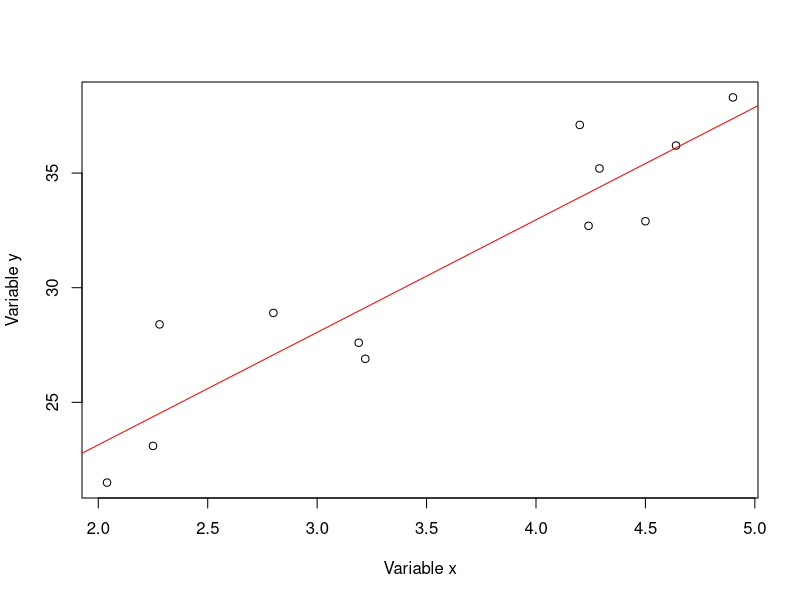
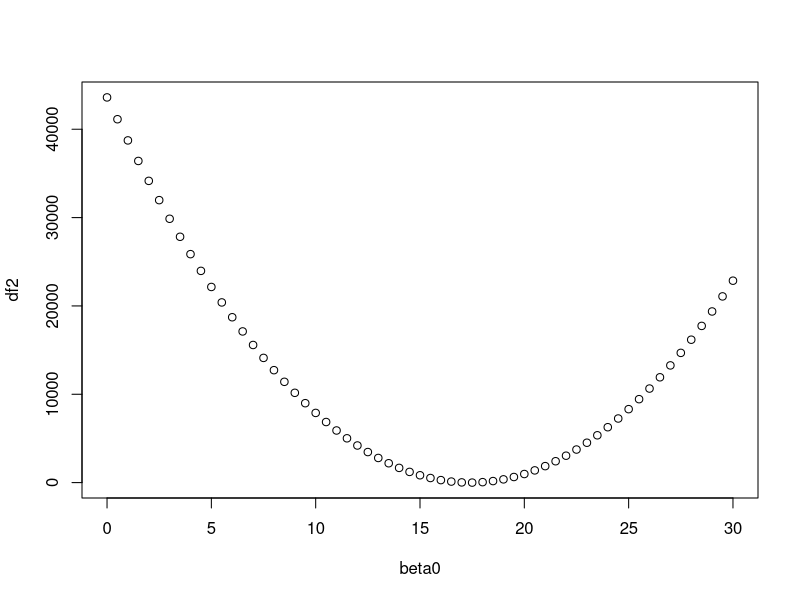
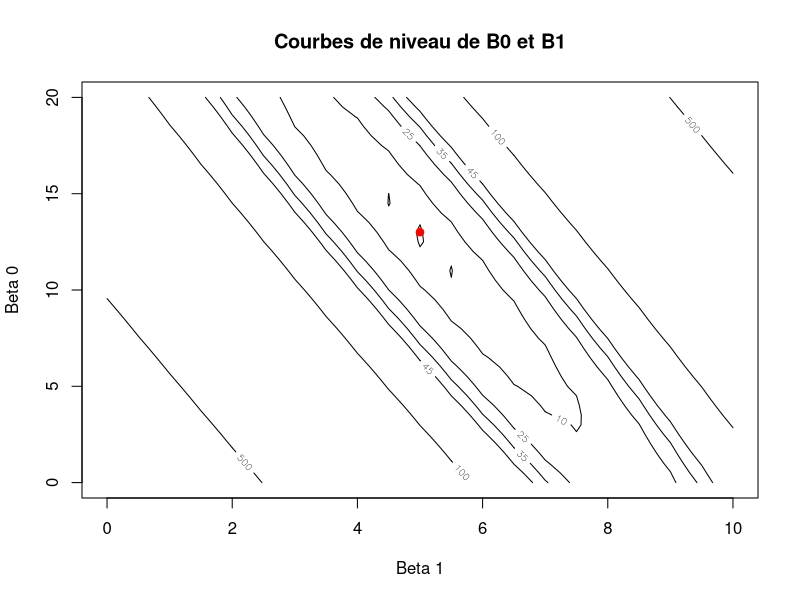

Here is the R script that generated these plots, in order:
## ---- chunk 1
df = data.frame(c(2.04, 21.5, 1/24), 
                c(2.28, 28.4, 1/12),
                c(4.2, 37.1, 1/48),
                c(4.9, 38.3, 7/48),
                c(4.5, 32.9, 1/24),
                c(4.29, 35.2, 1/12),
                c(3.19, 27.6, 1/6),
                c(2.8, 28.9, 1/48),
                c(2.25, 23.1, 1/12),
                c(4.64, 36.2, 7/48),
                c(3.22, 26.9, 1/12),
                c(4.24, 32.7, 1/12))
colnames(df) = c(1:12)
rownames(df) = c("xi", "yi", "wi")
df = data.frame(t(df))


Q2a = lm(df$yi~df$xi)
plot(df[,2]~df[,1], xlab = "Variable x", ylab = "Variable y")
abline(Q2a, col ="red")

summary(Q2a)
## ---- chunk 2
  anova(Q2a)
  beta1 = Q2a$coefficients[2]
  beta0 = seq(0,30,by=.5)
  df2 = data.frame()
  datalist = list()
  for (i in 1:length(beta0)) {
    rss = sum(df$yi-Q2a$coefficients[1] - beta0[i])^2
    datalist[[i]] = rss
  }
  
  df2 = do.call(rbind, datalist)
  plot(df2~beta0)
## ---- chunk 3
beta0 = seq(0,20, by = .5)
  beta1 = seq(0,10, by = .5)
  
  m = matrix(data = NA, nrow = length(beta1), ncol = length(beta0))
  q2c = function(b0, b1) {
    ssrbw = (sum(df$wi*(df$yi-b0-b1*df$xi)^2))
  }
    
  for (j in 1:length(beta0)) {
    for (i in 1:length(beta1)) {
      m[i,j] = q2c(beta0[j], beta1[i]) 
    }
  }
  
  ind = which(m == min(m), arr.ind = TRUE)
  rname = beta1[ind[,1]]
  cname = beta0[ind[,2]]
  dot = as.numeric(c(rname, cname))
  contour(x = beta1, y = beta0, z = m, levels = c(3.5,10,25,35,45,100,500), xlab = "Beta 1", ylab = "Beta 0", main = "Courbes de niveau de B0 et B1")
  points(x = dot[1], y = dot[2], col = "red", pch = 19)
## ---- chunk 4
  beta0 = seq(0,20, by = .5)
  beta1 = seq(0,10, by = .5)
  
  rss_b0 = function(b0) {
    rss1 = (sum(df$yi-b0)^2)
  }
  
  rss_b0_b1 = function(b0,b1) {
    rss2 = (sum(df$wi*(df$yi-b0-b1*df$xi)^2))
  }
  
  rss_b0_min = optimize(rss_b0, interval = c(0,30))
  rss_b0_b1_min = nlm(rss_b0_b1, c(0, 30), c(0,30))
  print(rss_b0_min)
  print(rss_b0_b1_min)
